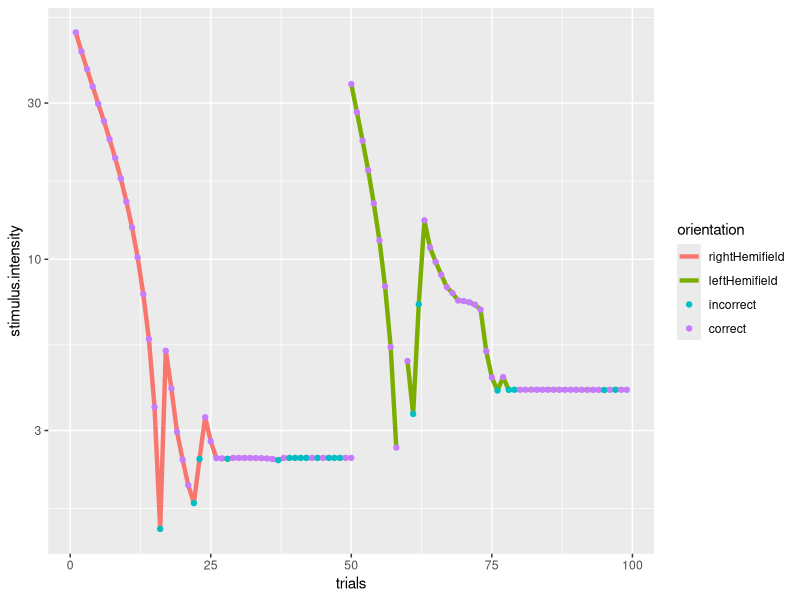

Write R code to recreate this figure.
library('dplyr')
library('tidyr')
library('ggplot2')

# Working directory -- change this to match your file structure
setwd(dirname(rstudioapi::getSourceEditorContext()$path))
setwd('../data')

# load data
df <- read.csv('ear_test_orientation_2023-09-21_15h40.40.811.csv')
# Remove data rows associated with instructions (note the contrast experiment only has one set of instructions)
df <- filter(df, is.na(instructions.started))
df <- filter(df, is.na(Instructions2.started))
# Combine trials1 and trials 2 (note that I accidentally named it trials2 for contrast and trials_2 for orientation)
df$stimulus.intensity <- rowSums(select(df, trials.intensity, trials_2.intensity), na.rm = TRUE)
# Which block it came from
df$orientation <- factor(is.na(df$trials.thisTrialN), levels=c(FALSE, TRUE), labels=c('rightHemifield','leftHemifield'))
# df$orientation <- factor(is.na(df$trials.thisTrialN), levels=c(FALSE, TRUE), labels=c('vertical','horizontal'))
df$trials_2.thisTrialN <- df$trials_2.thisTrialN + max(df$trials.thisTrialN, na.rm=TRUE)
df$trials <- rowSums(select(df,trials.thisTrialN,trials_2.thisTrialN), na.rm = TRUE) +1 #I'm adding 1 because I don't like zero based indexing
# convert the responses into a correct/incorrect factor
df$response <- rowSums(select(df, trials.response, trials_2.response), na.rm = TRUE)
df$response <- factor(df$response, levels=c(0,1), labels=c('incorrect','correct'))
# Plot stimulus intensity
ggplot(df, aes(x=trials, y=stimulus.intensity, color=orientation))+
  geom_line(size=1.5)+geom_point(data=df,aes(color=response))+scale_y_continuous(trans='log10')
